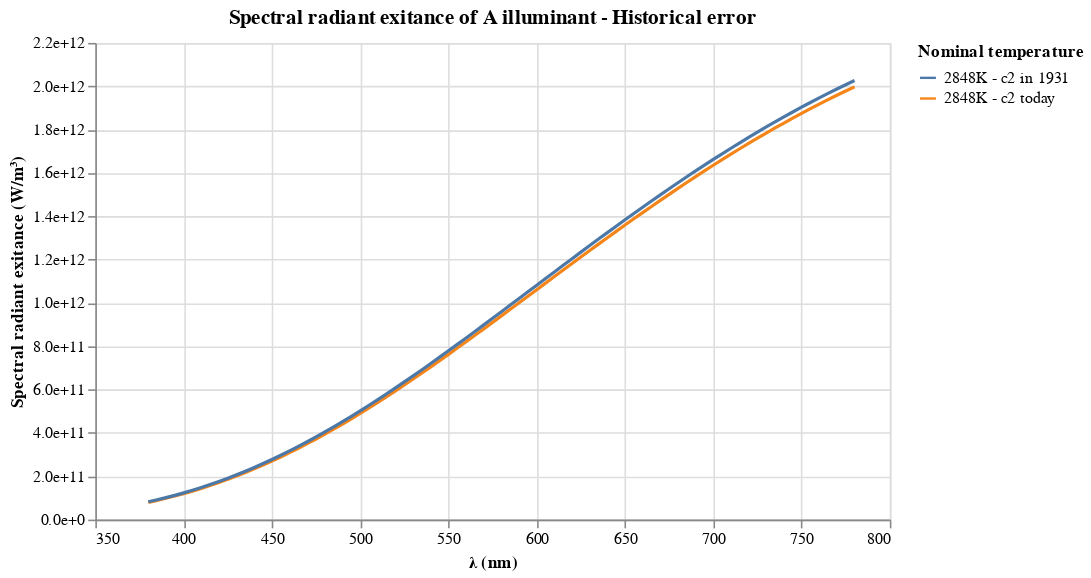

The notebook cell saved with this chart:
### Code cell
-- Values for c2:
_c2_ITS_27 = 1.432e-2 -- ITS-27 (from 1927)
_c2_CIE1931 = 1.435e-2 -- Used for A B C (1931) - value suggested by U.S. National Bureau of Standards
_c2_IPTS_48 = 1.4380e-2 -- IPTS-48 was used for D illuminants in 1967
_c2_ITS_68 = 1.4388e-2 -- ITS-68 and ITS-90
_c2_CODATA_2006 = 1.4387752e-2 -- (CODATA-1998 - CODATA-2006) - Standard uncertainty 0.0000025, relative standard uncertainty: 1.7e-6
_c2_CODATA_2010 = 1.438777013131313e-2
_c2_CODATA_2014 = 1.4387773683838383e-2
_c2_CODATA_2018 = 1.438776877e-2 -- Source: https://physics.nist.gov/cgi-bin/cuu/Value?c22ndrc
_c2_computed = 6.62607015e-34 * 2.99792458e8 / 1.380649e-23 -- h * c / k = 1.4387768775039337e-2

spectralRadiantExitanceVisiblePlot = toVegaLite
  [ title "Spectral radiant exitance of A illuminant - Historical error" []
  , background "white"
  , height 300
  , width 500
  , mark Line []
  , dataFromColumns []
    . dataColumn "λ (nm)" (Numbers wavelengths)
    . foldl mkColumn id temperatures
    $ []
  , transform . foldAs (concat [[tn <> " - c2 today", tn <> " - c2 in 1931"] | (tn, _) <- temperatures])
                "Nominal temperature" "Spectral radiant exitance (W/m³)" $ []
  , encoding 
    . position VL.X [PName "λ (nm)", PmType Quantitative]
    . position VL.Y [PName "Spectral radiant exitance (W/m³)", PmType Quantitative, PAxis [AxFormat ".1e"]]
    . color [ MName "Nominal temperature", MmType Nominal ]
    $ []
  ]
  where
    temperatures = [(T.pack (show (round t)) <> "K", t) | t <- [2848]]
    wavelengths = [w | (w, _, _) <- CIE1931.xyzColorMatchingFunctions]
    mkColumn acc (tname, t) = dataColumn (tname <> " - c2 today") (Numbers (spectralRadiantExitance t <$> wavelengths)) .
                              dataColumn (tname <> " - c2 in 1931") (Numbers (spectralRadiantExitanceHistoric _c2_CIE1931 t <$> wavelengths)) . acc

putStrLn ("In 1931: c2 = " <> show _c2_CIE1931)
putStrLn ("Today:   c2 = " <> show _c2_computed)

vlShow spectralRadiantExitanceVisiblePlot

### Figure 1 — Vega-Lite specification as saved in the notebook (floating-point values rounded to 4 significant figures)
{"$schema": "https://vega.github.io/schema/vega-lite/v4.json", "background": "white", "data": {"values": [{"2848K - c2 in 1931": 82120000000.0, "2848K - c2 today": 79520000000.0, "λ (nm)": 380}, {"2848K - c2 in 1931": 91390000000.0, "2848K - c2 today": 88520000000.0, "λ (nm)": 385}, {"2848K - c2 in 1931": 101300000000.0, "2848K - c2 today": 98200000000.0, "λ (nm)": 390}, {"2848K - c2 in 1931": 112000000000.0, "2848K - c2 today": 108600000000.0, "λ (nm)": 395}, {"2848K - c2 in 1931": 123300000000.0, "2848K - c2 today": 119600000000.0, "λ (nm)": 400}, {"2848K - c2 in 1931": 135400000000.0, "2848K - c2 today": 131400000000.0, "λ (nm)": 405}, {"2848K - c2 in 1931": 148200000000.0, "2848K - c2 today": 143900000000.0, "λ (nm)": 410}, {"2848K - c2 in 1931": 161700000000.0, "2848K - c2 today": 157100000000.0, "λ (nm)": 415}, {"2848K - c2 in 1931": 176000000000.0, "2848K - c2 today": 171000000000.0, "λ (nm)": 420}, {"2848K - c2 in 1931": 191100000000.0, "2848K - c2 today": 185700000000.0, "λ (nm)": 425}, {"2848K - c2 in 1931": 206800000000.0, "2848K - c2 today": 201100000000.0, "λ (nm)": 430}, {"2848K - c2 in 1931": 223400000000.0, "2848K - c2 today": 217200000000.0, "λ (nm)": 435}, {"2848K - c2 in 1931": 240700000000.0, "2848K - c2 today": 234100000000.0, "λ (nm)": 440}, {"2848K - c2 in 1931": 258700000000.0, "2848K - c2 today": 251700000000.0, "λ (nm)": 445}, {"2848K - c2 in 1931": 277400000000.0, "2848K - c2 today": 270100000000.0, "λ (nm)": 450}, {"2848K - c2 in 1931": 296900000000.0, "2848K - c2 today": 289100000000.0, "λ (nm)": 455}, {"2848K - c2 in 1931": 317000000000.0, "2848K - c2 today": 308800000000.0, "λ (nm)": 460}, {"2848K - c2 in 1931": 337900000000.0, "2848K - c2 today": 329300000000.0, "λ (nm)": 465}, {"2848K - c2 in 1931": 359400000000.0, "2848K - c2 today": 350300000000.0, "λ (nm)": 470}, {"2848K - c2 in 1931": 381600000000.0, "2848K - c2 today": 372100000000.0, "λ (nm)": 475}, {"2848K - c2 in 1931": 404500000000.0, "2848K - c2 today": 394500000000.0, "λ (nm)": 480}, {"2848K - c2 in 1931": 427900000000.0, "2848K - c2 today": 417500000000.0, "λ (nm)": 485}, {"2848K - c2 in 1931": 452000000000.0, "2848K - c2 today": 441100000000.0, "λ (nm)": 490}, {"2848K - c2 in 1931": 476700000000.0, "2848K - c2 today": 465300000000.0, "λ (nm)": 495}, {"2848K - c2 in 1931": 501900000000.0, "2848K - c2 today": 490000000000.0, "λ (nm)": 500}, {"2848K - c2 in 1931": 527600000000.0, "2848K - c2 today": 515300000000.0, "λ (nm)": 505}, {"2848K - c2 in 1931": 553900000000.0, "2848K - c2 today": 541100000000.0, "λ (nm)": 510}, {"2848K - c2 in 1931": 580600000000.0, "2848K - c2 today": 567400000000.0, "λ (nm)": 515}, {"2848K - c2 in 1931": 607800000000.0, "2848K - c2 today": 594100000000.0, "λ (nm)": 520}, {"2848K - c2 in 1931": 635400000000.0, "2848K - c2 today": 621200000000.0, "λ (nm)": 525}, {"2848K - c2 in 1931": 663500000000.0, "2848K - c2 today": 648800000000.0, "λ (nm)": 530}, {"2848K - c2 in 1931": 691900000000.0, "2848K - c2 today": 676700000000.0, "λ (nm)": 535}, {"2848K - c2 in 1931": 720600000000.0, "2848K - c2 today": 705000000000.0, "λ (nm)": 540}, {"2848K - c2 in 1931": 749700000000.0, "2848K - c2 today": 733600000000.0, "λ (nm)": 545}, {"2848K - c2 in 1931": 779000000000.0, "2848K - c2 today": 762400000000.0, "λ (nm)": 550}, {"2848K - c2 in 1931": 808600000000.0, "2848K - c2 today": 791600000000.0, "λ (nm)": 555}, {"2848K - c2 in 1931": 838400000000.0, "2848K - c2 today": 821000000000.0, "λ (nm)": 560}, {"2848K - c2 in 1931": 868500000000.0, "2848K - c2 today": 850500000000.0, "λ (nm)": 565}, {"2848K - c2 in 1931": 898700000000.0, "2848K - c2 today": 880300000000.0, "λ (nm)": 570}, {"2848K - c2 in 1931": 929000000000.0, "2848K - c2 today": 910200000000.0, "λ (nm)": 575}, {"2848K - c2 in 1931": 959500000000.0, "2848K - c2 today": 940200000000.0, "λ (nm)": 580}, {"2848K - c2 in 1931": 990000000000.0, "2848K - c2 today": 970400000000.0, "λ (nm)": 585}, {"2848K - c2 in 1931": 1021000000000.0, "2848K - c2 today": 1001000000000.0, "λ (nm)": 590}, {"2848K - c2 in 1931": 1051000000000.0, "2848K - c2 today": 1031000000000.0, "λ (nm)": 595}, {"2848K - c2 in 1931": 1082000000000.0, "2848K - c2 today": 1061000000000.0, "λ (nm)": 600}, {"2848K - c2 in 1931": 1113000000000.0, "2848K - c2 today": 1091000000000.0, "λ (nm)": 605}, {"2848K - c2 in 1931": 1143000000000.0, "2848K - c2 today": 1122000000000.0, "λ (nm)": 610}, {"2848K - c2 in 1931": 1174000000000.0, "2848K - c2 today": 1152000000000.0, "λ (nm)": 615}, {"2848K - c2 in 1931": 1204000000000.0, "2848K - c2 today": 1182000000000.0, "λ (nm)": 620}, {"2848K - c2 in 1931": 1234000000000.0, "2848K - c2 today": 1212000000000.0, "λ (nm)": 625}, {"2848K - c2 in 1931": 1265000000000.0, "2848K - c2 today": 1242000000000.0, "λ (nm)": 630}, {"2848K - c2 in 1931": 1295000000000.0, "2848K - c2 today": 1271000000000.0, "λ (nm)": 635}, {"2848K - c2 in 1931": 1325000000000.0, "2848K - c2 today": 1301000000000.0, "λ (nm)": 640}, {"2848K - c2 in 1931": 1354000000000.0, "2848K - c2 today": 1330000000000.0, "λ (nm)": 645}, {"2848K - c2 in 1931": 1384000000000.0, "2848K - c2 today": 1359000000000.0, "λ (nm)": 650}, {"2848K - c2 in 1931": 1413000000000.0, "2848K - c2 today": 1388000000000.0, "λ (nm)": 655}, {"2848K - c2 in 1931": 1442000000000.0, "2848K - c2 today": 1417000000000.0, "λ (nm)": 660}, {"2848K - c2 in 1931": 1470000000000.0, "2848K - c2 today": 1445000000000.0, "λ (nm)": 665}, {"2848K - c2 in 1931": 1499000000000.0, "2848K - c2 today": 1473000000000.0, "λ (nm)": 670}, {"2848K - c2 in 1931": 1527000000000.0, "2848K - c2 today": 1501000000000.0, "λ (nm)": 675}, {"2848K - c2 in 1931": 1555000000000.0, "2848K - c2 today": 1529000000000.0, "λ (nm)": 680}, {"2848K - c2 in 1931": 1582000000000.0, "2848K - c2 today": 1556000000000.0, "λ (nm)": 685}, {"2848K - c2 in 1931": 1609000000000.0, "2848K - c2 today": 1583000000000.0, "λ (nm)": 690}, {"2848K - c2 in 1931": 1636000000000.0, "2848K - c2 today": 1609000000000.0, "λ (nm)": 695}, {"2848K - c2 in 1931": 1662000000000.0, "2848K - c2 today": 1635000000000.0, "λ (nm)": 700}, {"2848K - c2 in 1931": 1688000000000.0, "2848K - c2 today": 1661000000000.0, "λ (nm)": 705}, {"2848K - c2 in 1931": 1714000000000.0, "2848K - c2 today": 1687000000000.0, "λ (nm)": 710}, {"2848K - c2 in 1931": 1739000000000.0, "2848K - c2 today": 1712000000000.0, "λ (nm)": 715}, {"2848K - c2 in 1931": 1764000000000.0, "2848K - c2 today": 1736000000000.0, "λ (nm)": 720}, {"2848K - c2 in 1931": 1788000000000.0, "2848K - c2 today": 1760000000000.0, "λ (nm)": 725}, {"2848K - c2 in 1931": 1812000000000.0, "2848K - c2 today": 1784000000000.0, "λ (nm)": 730}, {"2848K - c2 in 1931": 1835000000000.0, "2848K - c2 today": 1807000000000.0, "λ (nm)": 735}, {"2848K - c2 in 1931": 1859000000000.0, "2848K - c2 today": 1830000000000.0, "λ (nm)": 740}, {"2848K - c2 in 1931": 1881000000000.0, "2848K - c2 today": 1853000000000.0, "λ (nm)": 745}, {"2848K - c2 in 1931": 1903000000000.0, "2848K - c2 today": 1875000000000.0, "λ (nm)": 750}, {"2848K - c2 in 1931": 1925000000000.0, "2848K - c2 today": 1896000000000.0, "λ (nm)": 755}, {"2848K - c2 in 1931": 1946000000000.0, "2848K - c2 today": 1917000000000.0, "λ (nm)": 760}, {"2848K - c2 in 1931": 1967000000000.0, "2848K - c2 today": 1938000000000.0, "λ (nm)": 765}, {"2848K - c2 in 1931": 1987000000000.0, "2848K - c2 today": 1958000000000.0, "λ (nm)": 770}, {"2848K - c2 in 1931": 2007000000000.0, "2848K - c2 today": 1978000000000.0, "λ (nm)": 775}, {"2848K - c2 in 1931": 2026000000000.0, "2848K - c2 today": 1997000000000.0, "λ (nm)": 780}]}, "encoding": {"color": {"field": "Nominal temperature", "type": "nominal"}, "x": {"field": "λ (nm)", "type": "quantitative"}, "y": {"axis": {"format": ".1e"}, "field": "Spectral radiant exitance (W/m³)", "type": "quantitative"}}, "height": 300, "mark": "line", "title": "Spectral radiant exitance of A illuminant - Historical error", "transform": [{"as": ["Nominal temperature", "Spectral radiant exitance (W/m³)"], "fold": ["2848K - c2 today", "2848K - c2 in 1931"]}], "width": 500}
